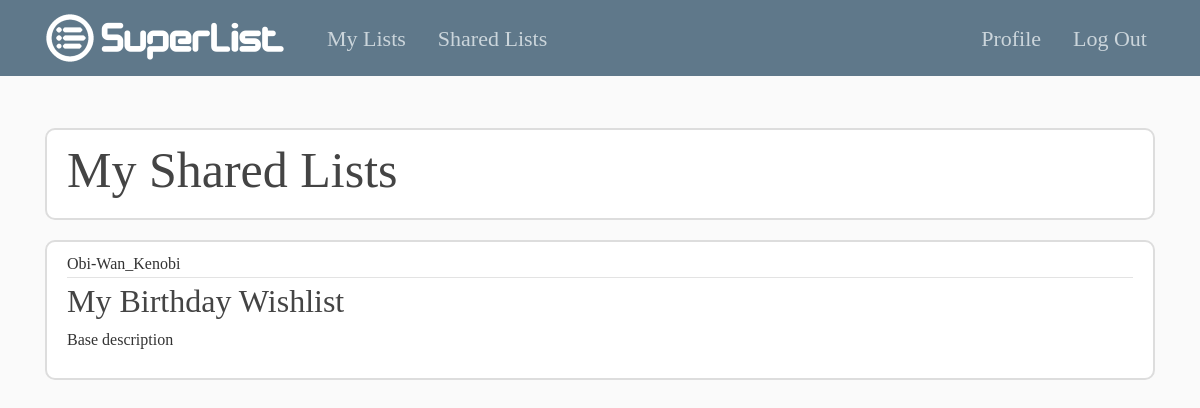
Screenshot of /shared/ (signed in) with the database file from the repository.
### listApp/models.py (models this page shows, shortened)
class List(models.Model):
	title = models.CharField(max_length = 500)
	description = models.CharField(max_length = 5000, help_text = 'Add a short description of your list')
	viewers = ListCharField(base_field = CharField(max_length = 500), max_length = 5000, help_text = 'Enter the usernames of the users that will have access to your list (separated with semicolons)', blank=True)
	author = models.ForeignKey(User, on_delete = models.CASCADE)

### listApp/views.py (the view)
# urls.py: path('shared/', views.shared, name = "list-shared"),
@login_required
def shared(request):
    viewers = Viewer.objects.all()
    context = {
        "title": "Shared Lists",
        "lists": List.objects.all(),
        "viewers": viewers,
    }
    return render(request, "listApp/shared.html", context)

### listApp/templates/listApp/shared.html
{% extends "listApp/base.html" %}
{% block content %}
	<br />
	<article class="media content-section">
	  <h1 style="font-family: Designer Block; font-size: 50px"> My Shared Lists</h1>
	</article>
	{% for list in lists %}
		{% for viewer in viewers %}
			{% if user.username in viewer.viewer or user.email in viewer.viewer %}
				{% if list.author != user %}
					{% if list == viewer.theList %}
						<article class="media content-section">
						  <div class="media-body">
						    <div class="article-metadata">
						      <span class="mr-2">{{ list.author }}</span>
						    </div>
						    <h2><a class="article-title" href="{% url 'list-detail' list.id %}">{{ list.title }}</a></h2>
						    <p class="article-content">{{ list.description }}</p>
						  </div>
						</article>
					{% endif %}
				{% endif %}
			{% endif %}
		{% endfor %}
	{% endfor %}
{% endblock content %}

### listApp/static/listApp/main.css (style rules this page uses)
body { background: #fafafa; color: #333333; margin-top: 5rem; }
h1, h2, h3, h4, h5, h6 { color: #444444; }
.content-section { background: #ffffff; padding: 10px 20px; border: 2px solid #dddddd; border-radius: 10px; margin-bottom: 20px; }
.article-title { color: #444444; }
.article-content { white-space: pre-line; }
.article-metadata { padding-bottom: 1px; margin-bottom: 4px; border-bottom: 1px solid #e3e3e3 }

### rows the page displays
List: author "Obi-Wan_Kenobi", title "My Birthday Wishlist", description "Base description"
